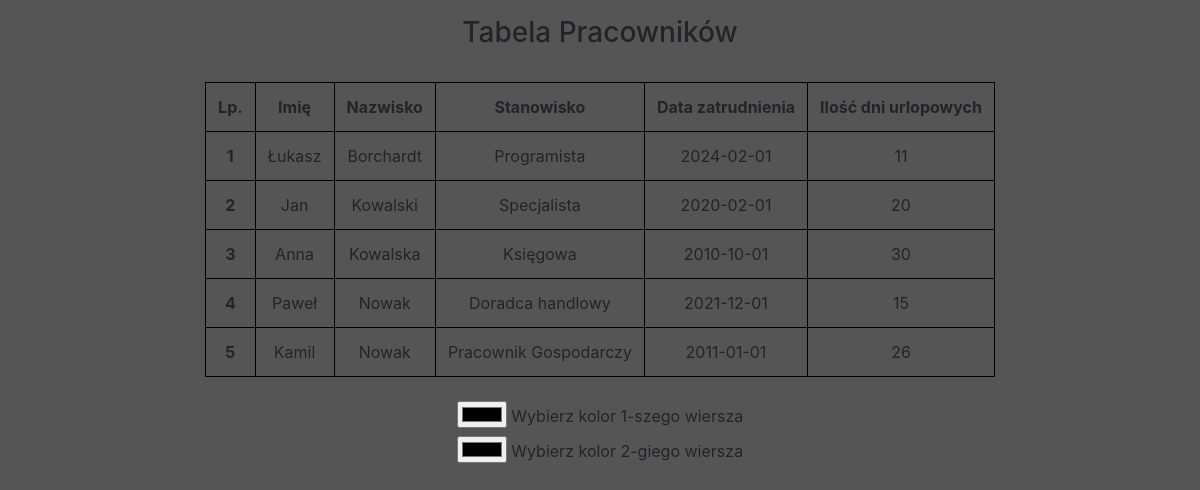
The page /php/workers_table/workers_table.php on the database its author committed.
### tables this page shows
CREATE TABLE `workers_table` (
  `id` int(11) NOT NULL,
  `first_name` varchar(20) DEFAULT NULL,
  `last_name` varchar(20) DEFAULT NULL,
  `position` varchar(25) DEFAULT NULL,
  `employment_date` date DEFAULT NULL,
  `number_days_off` smallint(6) DEFAULT NULL
);

### php/workers_table/workers_table.php (the view, shortened to what this page needs)
<!DOCTYPE html>
<html lang="pl">
<head>
    <link rel="stylesheet" href="https://cdn.jsdelivr.net/npm/bootstrap@4.3.1/dist/css/bootstrap.min.css"
>
    <link rel="stylesheet" href="styles/style.css" />
    <link rel="stylesheet" href="php/workers_table/workers_table_style.css">
</head>
<body>
    <?php
    require 'php/db_connection.php';
    $sql = 'SELECT id, first_name, last_name, position, employment_date, number_days_off from workers_table';
    $statement = $dbh->query($sql);
    $result = $statement->fetchAll(PDO::FETCH_ASSOC);
    ?>
    <div class="container-fluid kontener d-flex flex-column justify-content-center align-items-center">
        <h3 class="mt-3">Tabela Pracowników</h3>
        <div class="table-responsive-md">
            <table class="m-4">
                <tr>
                    <th>Lp.</th>
                    <th>Imię</th>
                    <th>Nazwisko</th>
                    <th>Stanowisko</th>
                    <th>Data zatrudnienia</th>
                    <th>Ilość dni urlopowych</th>
                </tr>
                <?php
                foreach ($result as $row) {
                    echo
                        '<tr><th>' . $row['id'] . '</th><td>'
                        . $row['first_name'] . '</td><td>'
                        . $row['last_name'] . '</td><td>'
                        . $row['position'] . '</td><td>'
                        . $row['employment_date'] . '</td><td>'
                        . $row['number_days_off'] . '</td></tr>';
                }
                ?>
            </table>
        </div>
        <div>
            <div class="color_picker pb-4">
                <div>
                    <input type="color" id="first_row" name="first_row" value="#e66465" />
                    <label for="first_row">Wybierz kolor 1-szego wiersza</label>
                </div>
                <div>
                    <input type="color" id="second_row" name="second_row" value="#e66465" />
                    <label for="first_row">Wybierz kolor 2-giego wiersza</label>
                </div>
            </div>
        </div>
    </div>
</body>
</html>

### styles/style.css (style rules this page uses)
body { background:#555; }

### php/workers_table/workers_table_style.css (style rules this page uses)
table { border:1px solid black; }
td, th { text-align: center; border: 1px solid black; padding: 1vw; }

### rows shown on the page
workers_table: id "1", first_name "Łukasz", last_name "Borchardt", position "Programista", employment_date "2024-02-01", number_days_off "11"
workers_table: id "2", first_name "Jan", last_name "Kowalski", position "Specjalista", employment_date "2020-02-01", number_days_off "20"
workers_table: id "3", first_name "Anna", last_name "Kowalska", position "Księgowa", employment_date "2010-10-01", number_days_off "30"
workers_table: id "4", first_name "Paweł", last_name "Nowak", position "Doradca handlowy", employment_date "2021-12-01", number_days_off "15"
workers_table: id "5", first_name "Kamil", last_name "Nowak", position "Pracownik Gospodarczy", employment_date "2011-01-01", number_days_off "26"
